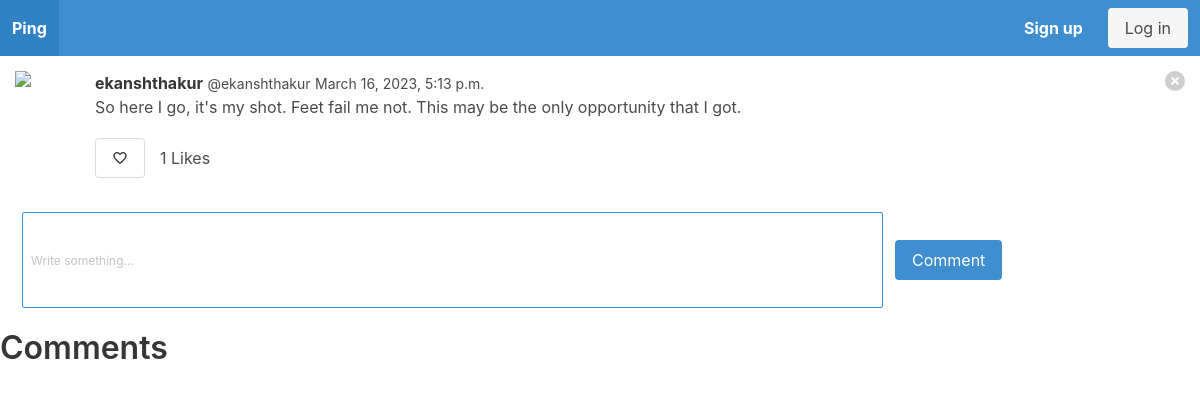
Page /ping_detail/9 on the committed database.
### Ping/models.py (models this page shows, shortened)
class Pings(models.Model):
    user = models.ForeignKey(
        User, related_name = "pinged" , on_delete=models.DO_NOTHING
    )
    body = models.CharField(max_length=250)
    created_on = models.DateTimeField(auto_now_add= True)
    parent = models.ForeignKey("self", on_delete=models.CASCADE, blank= True, null=True, related_name= 'children')
    likes = models.ManyToManyField(User, blank=True, null=True, related_name='liked')
    def total_likes(self):
        return self.likes.count()

### Ping/views.py (the view)
# urls.py: path("ping_detail/<int:pk>", ping_view, name = 'ping_detail'),
def ping_view(request, pk):
    post = get_object_or_404(Pings, pk = pk)
    total_likes = post.total_likes()
    liked = False
    if post.likes.filter(id = request.user.id).exists():
        liked = True
    if request.method == "POST":
        if('delete' in request.POST):
            post.delete()
            return redirect('dashboard')
        if ('delete_comment' in request.POST):
            comment_id = int(request.POST['delete_comment'])
            post.children.filter(id = comment_id).delete()
            return redirect('ping_detail', pk = pk)
        form = PingForm(request.POST or None)
        if form.is_valid():
            comment = form.save(commit= False)
            comment.user = request.user
            comment.parent = post
            comment.save()
            return redirect("ping_detail", pk = post.pk)
    else:
        form = PingForm()
    context = {
        "post" : post,
        "form" : form,
        "total_likes" : total_likes,
        "liked" : liked,
        }
    return render(request, "ping_detail.html", context)

### Ping/forms.py
class PingForm(forms.ModelForm):
    body = forms.CharField(
        required= True,
        widget = forms.widgets.TextInput(
            attrs={
            "placeholder": "Write something...",
            "class": "textarea is-info is-small",
            }
        ),
        label="",
    )
    class Meta:
        model = Pings
        exclude = {"user", "parent", "likes"}

### templates/ping_detail.html (shortened to what this page needs)
{% extends 'base.html'%} {% block content%}
<article class="media" style="margin: 15px">
  <figure class="media-left">
    <p class="image is-64x64">
      <img src="https://bulma.io/images/placeholders/128x128.png" />
    </p>
  </figure>
  <div class="media-content">
    <div class="content">
      <p>
        <strong>{{post.user.username}}</strong>
        <small>@{{post.user.username}}</small>
        <small><time datetime="2016-01-01">{{post.created_on}}</time></small>
        <br />
        {{post.body}}
      </p>
    </div>
    <nav class="level is-mobile">
      <div class="level-left">
        <form action="{% url 'ping_liked' post.pk %}" method="post">
              {% if liked %}
              <button type = 'submit' class = 'button is-danger'name="ping_id" value = "{{ post.pk }}">
                <span class="mdi mdi-heart-outline"></span>
              </button>
              {% else %}
              <button type = 'submit' class = 'button'name="ping_id" value = "{{ post.pk }}">
                <span class="mdi mdi-heart-outline"></span>
              </button>
              {% endif %}
            </form>
             <p style="margin: 15px;">{{ total_likes}} Likes</p>
        <a class="level-item">
          <span class="icon is-medium"></span>
        </a>
        <a class="level-item">
          <span class="icon is-medium"></span>
        </a>
      </div>
    </nav>
  </div>
  <form action="" method="post">
  <div class="media-right">
      <button class="delete" type="submit" name="delete"></button>
    </div>
  </form>
</article>
<form action="" method="post">
  <div class="columns is-vcentered" style="margin: 10px;">
    <div class="column is-three-quarters">
      {{form.as_p}}
    </div>
    <button class="button is-info" style="width: auto; height: auto;" type="submit">Comment</button>
  </div>
</form>
{% if post.children %}
<h3 class="title is-3">Comments</h3>
{% endif %}
{% endblock content %}

### rows in the picture
Pings: user.username "ekanshthakur", created_on "March 16, 2023, 5:13 p.m.", body "So here I go, it's my shot. Feet fail me not. This may be the only opportunity that I got."

### other values in the picture
{{ total_likes }} "1"
